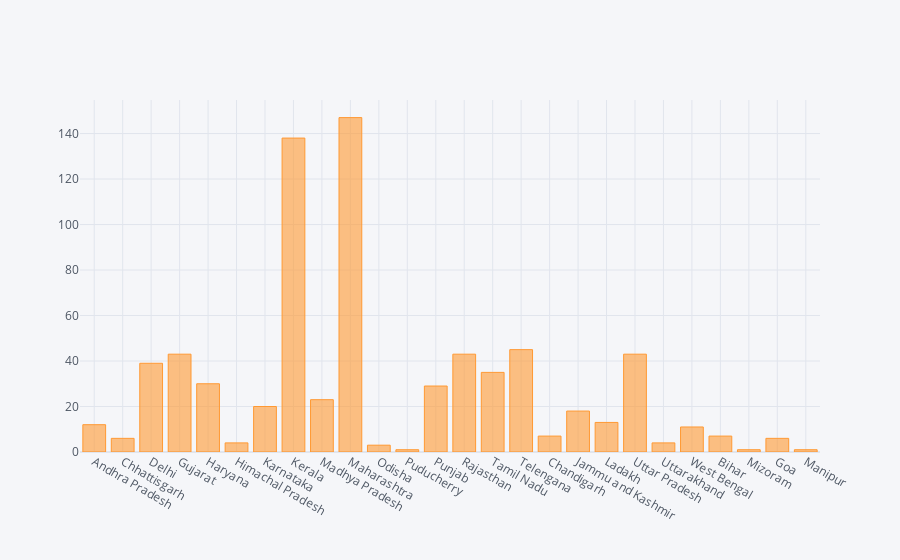

Notebook source saved alongside this figure:
### Code cell
#Pandas vis
df.plot(kind='bar',x='Name of State / UT',y='Total Cases')
plt.show()
#Plotly
df.iplot(kind='bar',x='Name of State / UT',y='Total Cases')

### Figure 1 — Plotly figure (JSON) as saved in the notebook; plotly's stock layout.template omitted (floating-point values rounded to 4 significant figures)
{"data": [{"marker": {"color": "rgba(255, 153, 51, 0.6)", "line": {"color": "rgba(255, 153, 51, 1.0)", "width": 1}}, "name": "Total Cases", "orientation": "v", "text": "", "type": "bar", "x": ["Andhra Pradesh", "Chhattisgarh", "Delhi", "Gujarat", "Haryana", "Himachal Pradesh", "Karnataka", "Kerala", "Madhya Pradesh", "Maharashtra", "Odisha", "Puducherry", "Punjab", "Rajasthan", "Tamil Nadu", "Telengana", "Chandigarh", "Jammu and Kashmir", "Ladakh", "Uttar Pradesh", "Uttarakhand", "West Bengal", "Bihar", "Mizoram", "Goa", "Manipur"], "y": [12, 6, 39, 43, 30, 4, 20, 138, 23, 147, 3, 1, 29, 43, 35, 45, 7, 18, 13, 43, 4, 11, 7, 1, 6, 1]}], "layout": {"legend": {"bgcolor": "#F5F6F9", "font": {"color": "#4D5663"}}, "paper_bgcolor": "#F5F6F9", "plot_bgcolor": "#F5F6F9", "title": {"font": {"color": "#4D5663"}}, "xaxis": {"gridcolor": "#E1E5ED", "showgrid": true, "tickfont": {"color": "#4D5663"}, "title": {"font": {"color": "#4D5663"}, "text": ""}, "zerolinecolor": "#E1E5ED"}, "yaxis": {"gridcolor": "#E1E5ED", "showgrid": true, "tickfont": {"color": "#4D5663"}, "title": {"font": {"color": "#4D5663"}, "text": ""}, "zerolinecolor": "#E1E5ED"}}}
